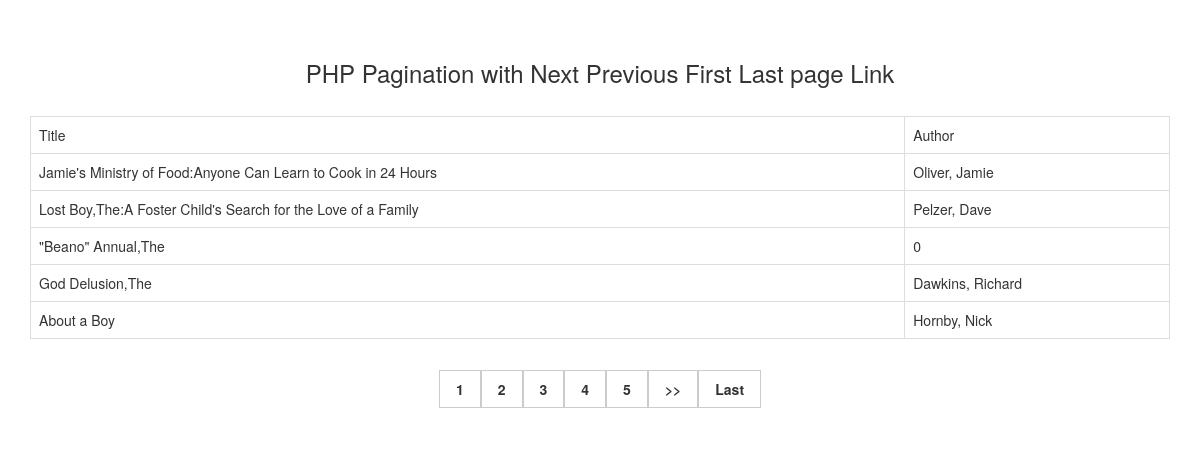
/public/pagination.php, run on an earlier commit of the app's database.
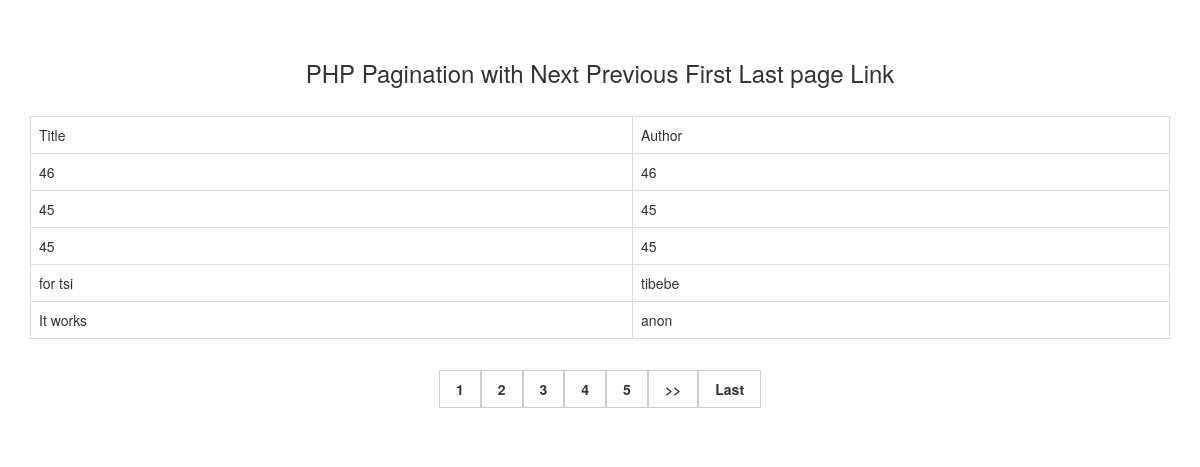
And on a later commit of the database.
### tables this page shows
CREATE TABLE `books` (
  `BookID` int(11) NOT NULL,
  `Downloads` varchar(11) NOT NULL DEFAULT '0',
  `Author` varchar(50) DEFAULT NULL,
  `Title` varchar(100) NOT NULL,
  `Year` varchar(100) NOT NULL,
  `Genre` mediumtext NOT NULL,
  `Description` longtext NOT NULL,
  `Publisher` varchar(80) NOT NULL,
  `Language` varchar(50) NOT NULL,
  `Cover` varchar(100) NOT NULL,
  `Uploaded_On` datetime NOT NULL DEFAULT current_timestamp(),
  `UserID` int(11) NOT NULL,
  `Price` int(11) NOT NULL,
  `Likes` mediumint(9) NOT NULL DEFAULT 0,
  `Dislikes` mediumint(9) NOT NULL DEFAULT 0,
  `Book` varchar(255) NOT NULL,
  `Status` varchar(10) NOT NULL DEFAULT 'pending',
  `ID` int(11) NOT NULL,
  `ApporvedBy` int(11) NOT NULL
);

### public/pagination.php (the view, shortened to what this page needs)
<?php
include "../config/dbconfig.php";
$connect =$db;
$record_per_page = 5;
$page = '';
if(isset($_GET["page"]))
{
 $page = $_GET["page"];
}
else
{
 $page = 1;
}
$start_from = ($page-1)*$record_per_page;
$query = "SELECT * FROM books order by BookID DESC LIMIT $start_from, $record_per_page";
$result = mysqli_query($connect, $query);
?>
<!DOCTYPE html>
<html>
 <head>
  <link rel="stylesheet" href="https://maxcdn.bootstrapcdn.com/bootstrap/3.3.6/css/bootstrap.min.css" />
 </head>
 <body>
  <br /><br />
  <div class="container">
   <h3 align="center">PHP Pagination with Next Previous First Last page Link</h3><br />
   <div class="table-responsive">
    <table class="table table-bordered">
     <tr>
      <td>Title</td>
      <td>Author</td>
     </tr>
     <?php
     while($row = mysqli_fetch_array($result))
     {
     ?>
     <tr>
      <td><?php echo $row["Title"]; ?></td>
      <td><?php echo $row["Author"]; ?></td>
     </tr>
     <?php
     }
     ?>
    </table>
    <div align="center">
    <br />
    <?php
    $page_query = "SELECT * FROM books ORDER BY BookID DESC";
    $page_result = mysqli_query($connect, $page_query);
    $total_records = mysqli_num_rows($page_result);
    $total_pages = ceil($total_records/$record_per_page);
    $start_loop = $page;
    $end_loop = $start_loop + 4;
    for($i=$start_loop; $i<=$end_loop; $i++)
    {
     echo "<a href='pagination.php?page=".$i."'>".$i."</a>";
    }
    if($page <= $end_loop)
    {
     echo "<a href='pagination.php?page=".($page + 1)."'>>></a>";
     echo "<a href='pagination.php?page=".$total_pages."'>Last</a>";
    }
    ?>
    </div>
    <br /><br />
   </div>
  </div>
 </body>
</html>

What changed in the data, as far as the page shows it:
no longer on this page (row edited): books: Title "Jamie's Ministry of Food:Anyone Can Learn to Cook in 24 Hours", Author "Oliver, Jamie"
no longer on this page (row edited): books: Title "Lost Boy,The:A Foster Child's Search for the Love of a Family", Author "Pelzer, Dave"
no longer on this page (row edited): books: Title "\"Beano\" Annual,The", Author "0"
no longer on this page (row edited): books: Title "God Delusion,The", Author "Dawkins, Richard"
no longer on this page (row edited): books: Title "About a Boy", Author "Hornby, Nick"
added books: Title "46", Author "46"
added books: Title "45", Author "45"
added books: Title "45", Author "45"
added books: Title "for tsi", Author "tibebe"
added books: Title "It works", Author "anon"
